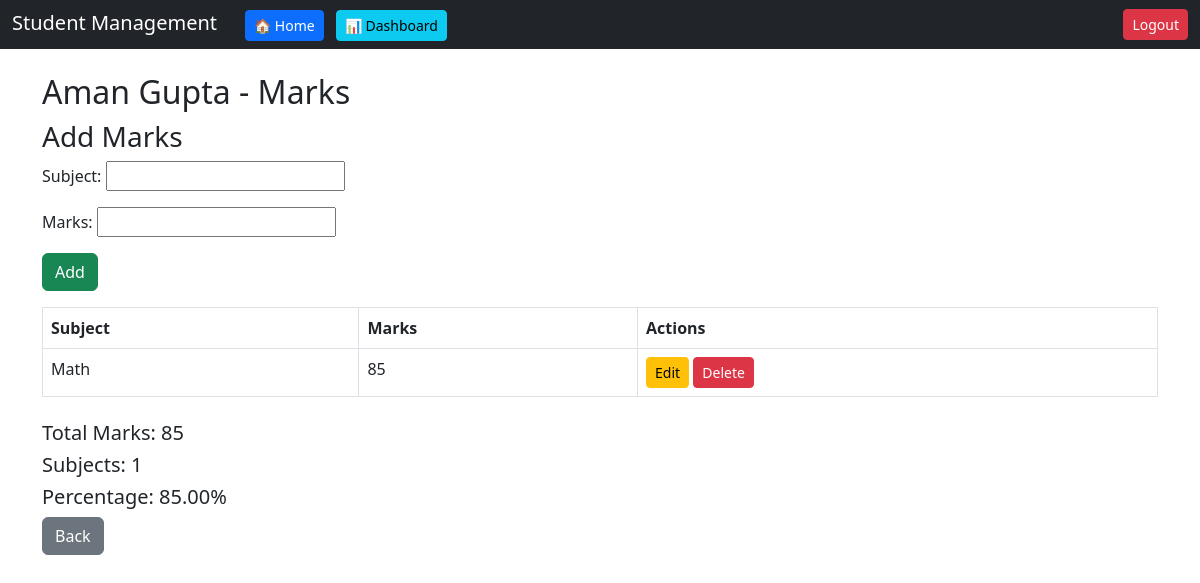
Screenshot of /marks/1/ (signed in) with the database file from the repository.
### students/models.py (models this page shows, shortened)
class Student(models.Model):
    user = models.ForeignKey(User, on_delete=models.CASCADE)
    name = models.CharField(max_length=100)
    roll = models.IntegerField()
    age = models.IntegerField()
    course = models.CharField(max_length=100)

class Marks(models.Model):
    student = models.ForeignKey(Student, on_delete=models.CASCADE)
    subject = models.CharField(max_length=100)
    marks = models.IntegerField()

### students/views.py (the view)
# urls.py: path('marks/<int:id>/', views.view_marks),
def view_marks(request, id):
    student = get_object_or_404(Student, id=id, user=request.user)
    marks = Marks.objects.filter(student=student)
    if request.method == "POST":
        form = MarksForm(request.POST)
        if form.is_valid():
            mark = form.save(commit=False)
            mark.student = student
            mark.save()
            return redirect(f'/marks/{id}/')
    else:
        form = MarksForm()
    total = sum(m.marks for m in marks)
    count = marks.count()
    percentage = (total / count) if count > 0 else 0
    return render(request, 'students/marks.html', {
        'student': student,
        'marks': marks,
        'form': form,
        'total': total,
        'percentage': percentage
    })

### students/forms.py
class MarksForm(forms.ModelForm):
    class Meta:
        model = Marks
        fields = ['subject', 'marks']

### students/templates/students/marks.html (shortened to what this page needs)
{% extends 'students/base.html' %}
{% block content %}
<h2>{{ student.name }} - Marks</h2>
<h3>Add Marks</h3>
<form method="POST" class="mb-3">
    {{ form.as_p }}
    <button class="btn btn-success">Add</button>
</form>
<table class="table table-bordered mt-3">
    <thead>
        <tr>
            <th>Subject</th>
            <th>Marks</th>
            <th>Actions</th>
        </tr>
    </thead>
    <tbody>
        {% for m in marks %}
        <tr>
            <td>{{ m.subject }}</td>
            <td>{{ m.marks }}</td>
            <td>
                <a href="/marks/edit/{{ m.id }}/" class="btn btn-warning btn-sm">Edit</a>
                <a href="/marks/delete/{{ m.id }}/" class="btn btn-danger btn-sm">Delete</a>
            </td>
        </tr>
        {% empty %}
        <tr>
            <td colspan="3">No marks added</td>
        </tr>
        {% endfor %}
    </tbody>
</table>
<div class="mt-4">
    <h5>Total Marks: {{ total }}</h5>
    <h5>Subjects: {{ marks|length }}</h5>
    <h5>Percentage: {{ percentage|floatformat:2 }}%</h5>
</div>
<a href="/" class="btn btn-secondary">Back</a>
{% endblock %}

### rows the page displays
Student: name "Aman Gupta"
Marks: subject "Math", marks "85"

### other values shown
{{ total }} "85"
{{ marks|length }} "1"
{{ percentage|floatformat:2 }} "85.00"
